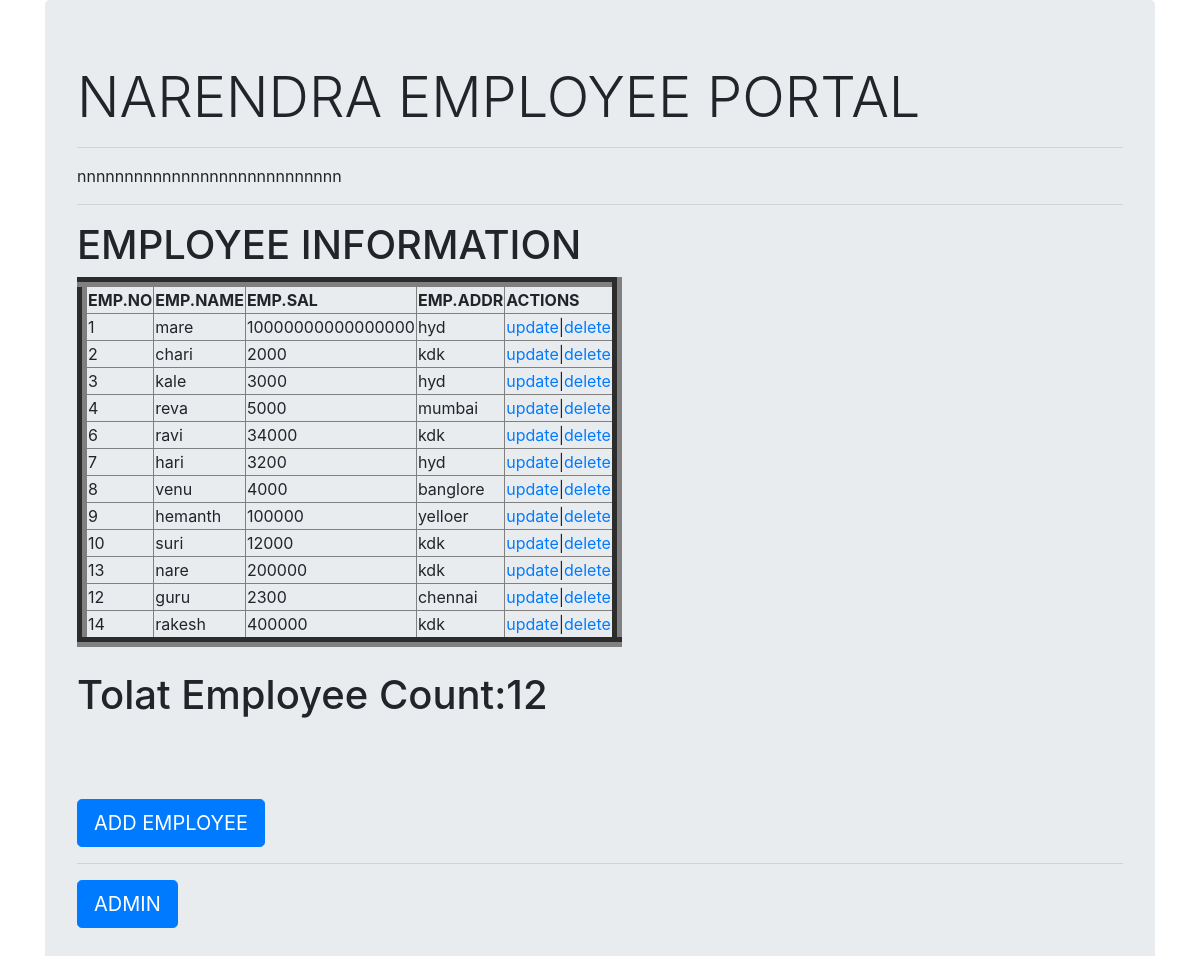
The page / on the database its author committed.
### crudapp/models.py (models this page shows)
class employee(models.Model):
    eno=models.IntegerField()
    ename=models.CharField(max_length=30)
    esal=models.IntegerField()
    eaddr=models.CharField(max_length=30)

### crudapp/views.py (the view)
# urls.py: path('', views.empview),
def empview(request):
    emp=employee.objects.all()
    count=employee.objects.all().count()
    print(count)
    return render(request,'test/home.html',{'employee':emp,'count':count})

### templates/test/home.html
<!DOCTYPE html>
{%extends 'test/base.html'%}
{%block body%}
<h1>EMPLOYEE INFORMATION</h1>
  <table border='10'>
    <thead>
      <th>EMP.NO</th>
      <th>EMP.NAME</th>
      <th>EMP.SAL</th>
      <th>EMP.ADDR</th>
      <th>ACTIONS</th>
    </thead>
    {%for i in employee%}
    <tr>
      <td>{{i.eno}}</td>
      <td>{{i.ename}}</td>
      <td>{{i.esal}}</td>
      <td>{{i.eaddr}}</td>
      <td><a href="/update/{{i.id}}">update</a>|<a href="/delete/{{i.id}}">delete</a></td>
    </tr>
    {%endfor%}
  </table>
  <br>
  <h1>Tolat Employee Count:{{count}}</h1>
  <br><br><br>
    <a class="btn btn-primary btn-lg" href="/forms" role="button">ADD EMPLOYEE</a><br><hr>
    <a class="btn btn-primary btn-lg" href="/admin" role="button">ADMIN</a>
{%endblock%}

### templates/test/base.html (shortened to what this page needs)
<!DOCTYPE html>
<html lang="en" dir="ltr">
  <head>
    <meta charset="utf-8"><link rel="stylesheet" href="https://stackpath.bootstrapcdn.com/bootstrap/4.5.2/css/bootstrap.min.css">
  </head>
  <body><div class="container">
    <div class="jumbotron">
  <h1 class="display-4">NARENDRA EMPLOYEE PORTAL{{msg}}</h1><hr>nnnnnnnnnnnnnnnnnnnnnnnnnnnn<hr>
  {%block body%}
  {%endblock%}
  <br><br><br>
</div>
  </div>
  </body>
</html>

### rows shown on the page
employee: eno "1", ename "mare", esal "10000000000000000", eaddr "hyd"
employee: eno "2", ename "chari", esal "2000", eaddr "kdk"
employee: eno "3", ename "kale", esal "3000", eaddr "hyd"
employee: eno "4", ename "reva", esal "5000", eaddr "mumbai"
employee: eno "6", ename "ravi", esal "34000", eaddr "kdk"
employee: eno "7", ename "hari", esal "3200", eaddr "hyd"
employee: eno "8", ename "venu", esal "4000", eaddr "banglore"
employee: eno "9", ename "hemanth", esal "100000", eaddr "yelloer"
employee: eno "10", ename "suri", esal "12000", eaddr "kdk"
employee: eno "13", ename "nare", esal "200000", eaddr "kdk"
employee: eno "12", ename "guru", esal "2300", eaddr "chennai"
employee: eno "14", ename "rakesh", esal "400000", eaddr "kdk"

### other values the page prints
{{ count }} "12"
